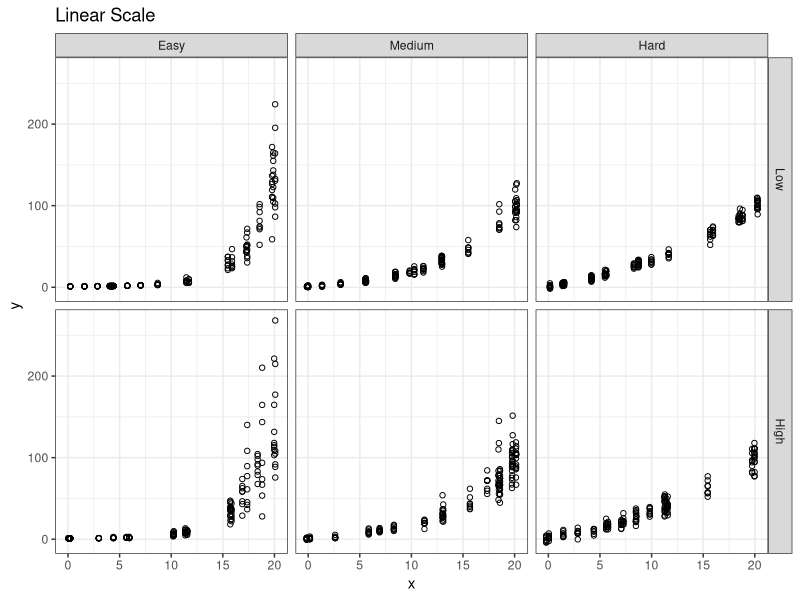
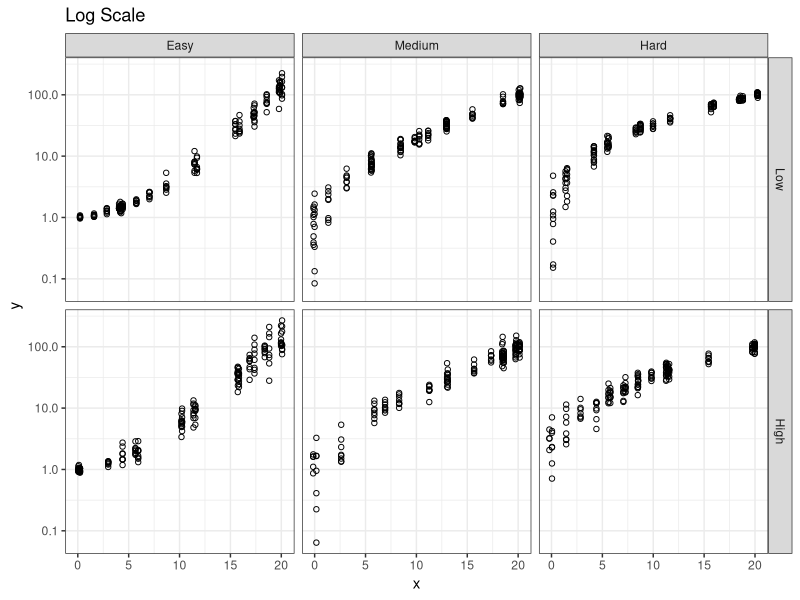
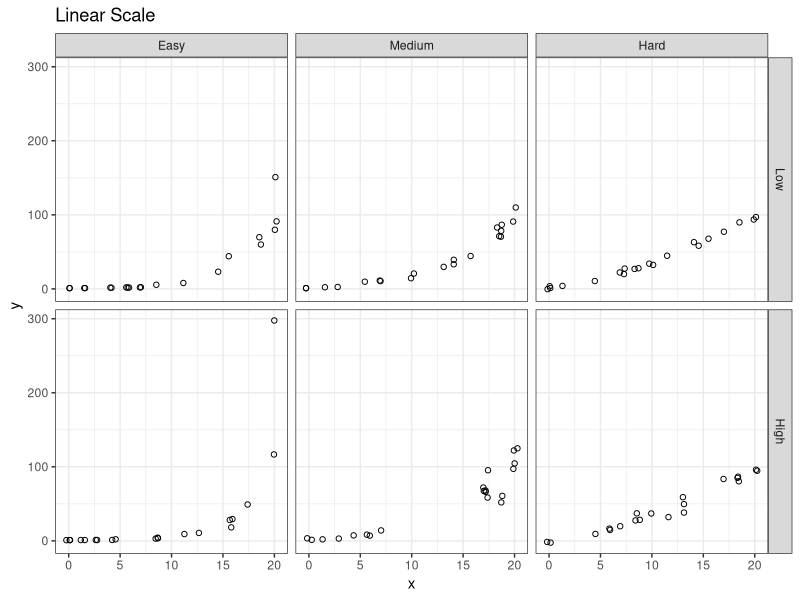
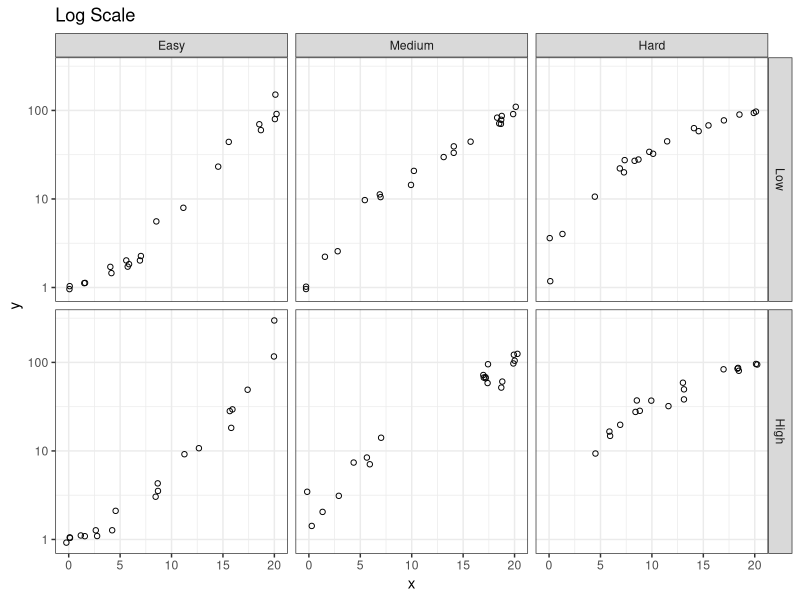
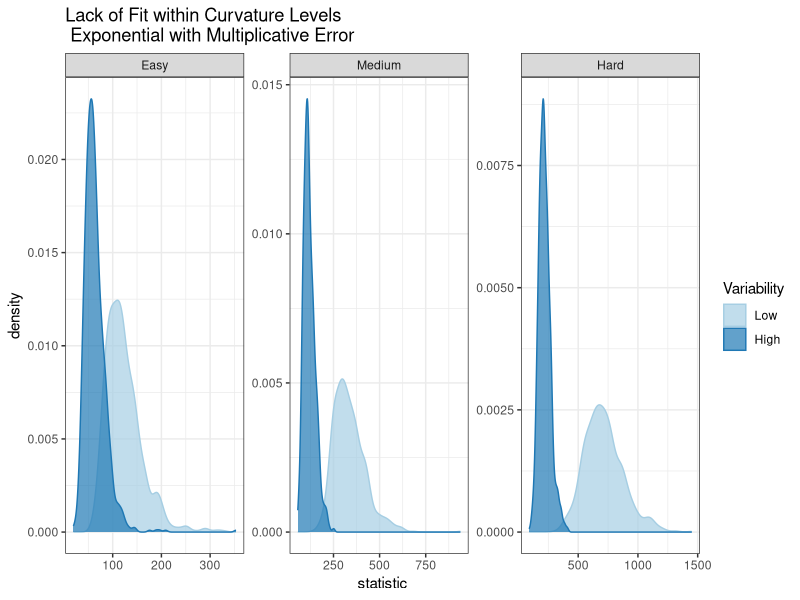
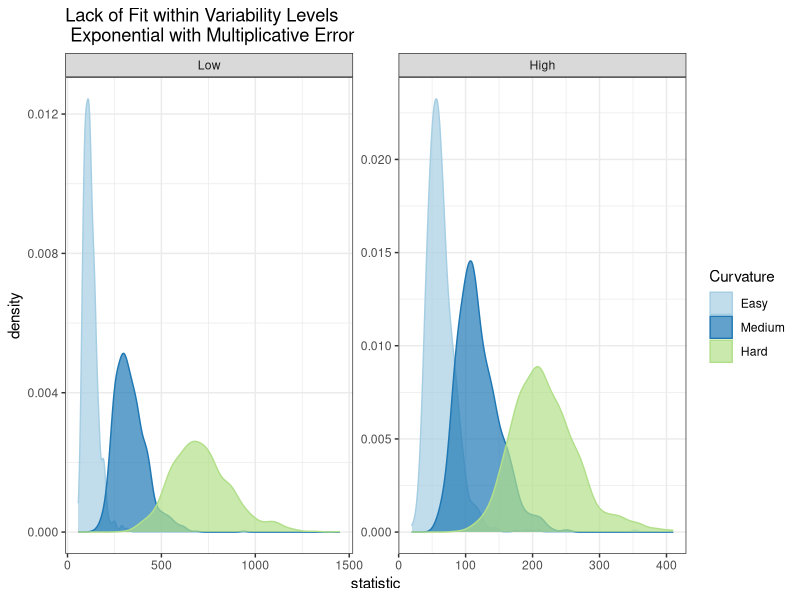

Write R code to recreate these figures, in order.
## ---- chunk 1
knitr::opts_chunk$set(echo = T, out.width = "100%", dpi = 300, message = F)
library(knitr)
require(tidyverse)
require(gridExtra)
require(scales)
library(purrr)
## ---- chunk 2
# Exponential
expSim <- function(beta, sigma, nReps = 1, N = 20, xRange = c(0,20), yRange = c(1,100)){
  theta <- (yRange[2]-yRange[1]*(exp(beta*(xRange[2]-xRange[1]))))/(1-exp(beta*xRange[2]+sigma^2/2))
  alpha <- (yRange[1]-theta)/(exp(beta*xRange[1]+sigma^2/2))
  
  vals <- seq(xRange[1], xRange[2], length.out = N*3/4)
  xvals <- sample(vals, (N-2), replace = T)
  xvals <- jitter(c(xRange[1],xvals,xRange[2]))
  
  expData <- tibble(x = rep(xvals, nReps),
                    y = alpha*exp(beta*x + rnorm(N*nReps,0,sigma)) + theta)
  return(expData)
}

# Evaluate Fit 
calcLOF <- 
  function(sim.data){
    lof.mod <- lm(y ~ as.factor(x), data = sim.data)
    lof <- anova(lof.mod) %>% 
      broom::tidy() %>%
      filter(term == "as.factor(x)") %>%
      select(statistic)
    return(lof)
  }
## ---- chunk 3
#Identify parameters
parmCombos <- data.frame(Curvature = c("Hard", "Hard", "Medium", "Medium", "Easy", "Easy"),
                         Variability = c("Low", "High", "Low", "High", "Low", "High"),
                         beta  = c(0.07, 0.07, 0.15, 0.15, 0.33, 0.33),
                         sigma = c(0.05, 0.09, 0.12, 0.2, 0.25, 0.35)
                         )
parmCombos %>% kable(format = "pandoc")
## ---- chunk 4
simData5 <- parmCombos %>%
                  mutate(data = pmap(list(beta,sigma,nReps = 8),expSim)) %>%
                  unnest(data)

simData5 %>%
  mutate(Curvature = factor(Curvature, levels = c("Easy", "Medium", "Hard"))) %>%
  mutate(Variability = factor(Variability, levels = c("Low", "High"))) %>%
  ggplot(aes(x = x, y = y)) +
  geom_point(shape = 1) +
  theme_bw() +
  facet_grid(Variability~Curvature) +
  ggtitle("Linear Scale")

simData5 %>%
  mutate(Curvature = factor(Curvature, levels = c("Easy", "Medium", "Hard"))) %>%
  mutate(Variability = factor(Variability, levels = c("Low", "High"))) %>%
  ggplot(aes(x = x, y = y)) +
  geom_point(shape = 1) +
  theme_bw() +
  facet_grid(Variability~Curvature) +
  scale_y_continuous(trans = "log10") +
  ggtitle("Log Scale")
## ---- chunk 5
simData1 <- parmCombos %>%
                  mutate(data = pmap(list(beta,sigma,nReps = 1),expSim)) %>%
                  unnest(data)

simData1 %>%
  mutate(Curvature = factor(Curvature, levels = c("Easy", "Medium", "Hard"))) %>%
  mutate(Variability = factor(Variability, levels = c("Low", "High"))) %>%
  ggplot(aes(x = x, y = y)) +
  geom_point(shape = 1) +
  theme_bw() +
  facet_grid(Variability~Curvature) +
  ggtitle("Linear Scale")

simData1 %>%
  mutate(Curvature = factor(Curvature, levels = c("Easy", "Medium", "Hard"))) %>%
  mutate(Variability = factor(Variability, levels = c("Low", "High"))) %>%
  ggplot(aes(x = x, y = y)) +
  geom_point(shape = 1) +
  theme_bw() +
  facet_grid(Variability~Curvature) +
  scale_y_continuous(trans = "log10") +
  ggtitle("Log Scale")
## ---- chunk 6

lofData <- parmCombos %>%
                  expand_grid(replicate = seq(1,1000,1)) %>%
                  mutate(data = pmap(list(beta,sigma,nReps = 10),expSim)) %>%
                  mutate(lof = map(data, calcLOF)) %>%
                  unnest(lof)

# Compare Varability within Curvature
lofData %>%
  mutate(Curvature = factor(Curvature, levels = c("Easy", "Medium", "Hard"))) %>%
  mutate(Variability = factor(Variability, levels = c("Low", "High"))) %>%
  ggplot(aes(x = statistic, fill = Variability, color = Variability)) +
  geom_density(alpha = 0.7) +
  scale_fill_brewer(palette = "Paired") + 
  scale_color_brewer(palette = "Paired") + 
  theme_bw() +
  facet_wrap(~Curvature, scale = "free") + 
  ggtitle("Lack of Fit within Curvature Levels \n Exponential with Multiplicative Error")

# Compare Curvature within Varability
lofData %>%
  mutate(Curvature = factor(Curvature, levels = c("Easy", "Medium", "Hard"))) %>%
  mutate(Variability = factor(Variability, levels = c("Low", "High"))) %>%
  ggplot(aes(x = statistic, fill = Curvature, color = Curvature)) +
  geom_density(alpha = 0.7) +
  scale_fill_brewer(palette = "Paired") + 
  scale_color_brewer(palette = "Paired") + 
  theme_bw() +
  facet_wrap(~Variability, scale = "free") + 
  ggtitle("Lack of Fit within Variability Levels \n Exponential with Multiplicative Error")
